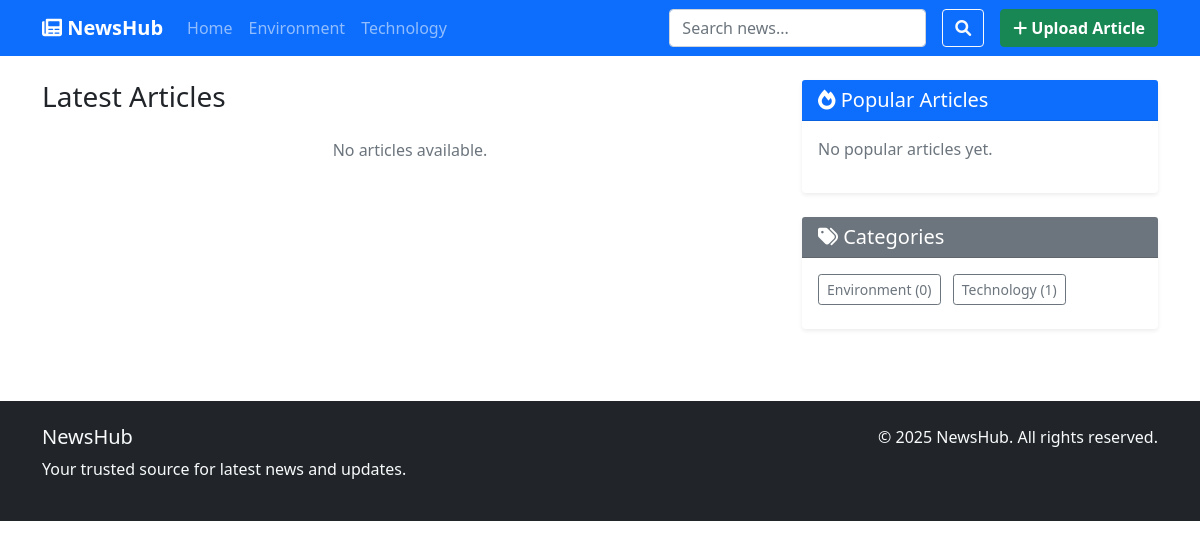
The app's page /, older data.
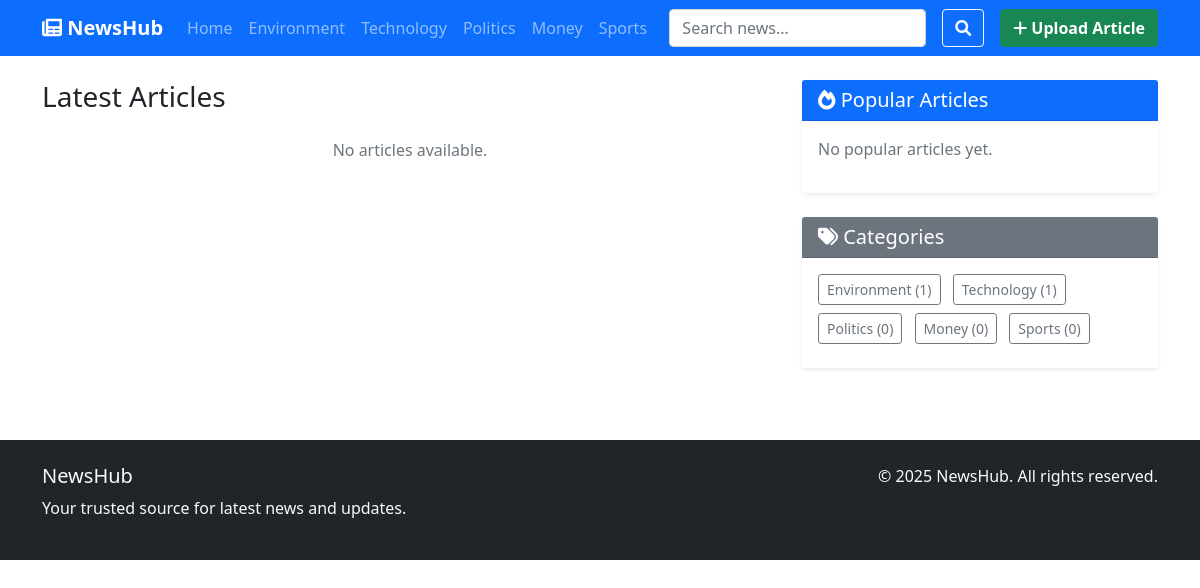
The same page, newer data.
### news/models.py (models this page shows, shortened)
class Category(models.Model):
    name = models.CharField(max_length=100, unique=True)
    description = models.TextField(blank=True)
    created_at = models.DateTimeField(auto_now_add=True)
    class Meta:
        verbose_name_plural = "Categories"
    def get_absolute_url(self):
        return reverse('news:category', kwargs={'category_id': self.pk})

### news/views.py (the view)
# urls.py: path('', views.home, name='home'),
def home(request):
    articles = Article.objects.filter(status='published').select_related('author', 'category')
    categories = Category.objects.all()
    context = {
        'articles': articles,
        'categories': categories,
    }
    return render(request, 'news/home.html', context)

### news/context_processors.py (called while the page is built)
def categories_processor(request):
    return {'categories': Category.objects.all()}

### news/templates/news/home.html (shortened to what the changed rows need)
{% extends 'news/base.html' %}
{% load static %}
{% block content %}
<div class="container">
    <div class="row">
        <div class="col-lg-4">
            <div class="card border-0 shadow-sm">
                <div class="card-body">
                    {% for category in categories %}
                    <a href="{{ category.get_absolute_url }}" class="btn btn-outline-secondary btn-sm me-2 mb-2">
                        {{ category.name }} ({{ category.articles.count }})
                    </a>
                    {% empty %}
                    <p class="text-muted">No categories available.</p>
                    {% endfor %}
                </div>
            </div>
        </div>
    </div>
</div>
{% endblock %}

### news/templates/news/base.html (shortened to what this page needs)
<!DOCTYPE html>
<html lang="en">
<head>
    <link href="https://cdnjs.cloudflare.com/ajax/libs/bootstrap/5.1.3/css/bootstrap.min.css" rel="stylesheet">
    <link href="https://cdnjs.cloudflare.com/ajax/libs/font-awesome/6.0.0/css/all.min.css" rel="stylesheet">
</head>
<body>
    <nav class="navbar navbar-expand-lg navbar-dark bg-primary">
        <div class="container">
            <a class="navbar-brand fw-bold" href="{% url 'news:home' %}">
                <i class="fas fa-newspaper"></i> NewsHub
            </a>
            <div class="collapse navbar-collapse" id="navbarNav">
                <ul class="navbar-nav me-auto">
                    <li class="nav-item">
                        <a class="nav-link" href="{% url 'news:home' %}">Home</a>
                    </li>
                    {% for category in categories %}
                    <li class="nav-item">
                        <a class="nav-link" href="{{ category.get_absolute_url }}">{{ category.name }}</a>
                    </li>
                    {% endfor %}
                </ul>
                <form class="d-flex align-items-center gap-2" method="GET" action="{% url 'news:search' %}">
                    <input class="form-control me-2" type="search" name="q" placeholder="Search news..."
                        value="{{ request.GET.q }}" style="min-width: 180px;">
                    <button class="btn btn-outline-light me-2" type="submit" title="Search">
                        <i class="fas fa-search"></i>
                    </button>
                    <a href="{% url 'news:article_create' %}" class="btn btn-success fw-bold d-flex align-items-center"
                        style="white-space: nowrap;">
                        <i class="fas fa-plus me-1"></i> Upload Article
                    </a>
                </form>
            </div>
        </div>
    </nav>
    <main class="py-4">
        {% block content %}
        {% endblock %}
    </main>
    <footer class="bg-dark text-light py-4 mt-5">
        <div class="container">
            <div class="row">
                <div class="col-md-6">
                    <h5>NewsHub</h5>
                    <p>Your trusted source for latest news and updates.</p>
                </div>
                <div class="col-md-6 text-md-end">
                    <p>&copy; 2025 NewsHub. All rights reserved.</p>
                </div>
            </div>
        </div>
    </footer>
</body>
</html>

Row changes from the older to the newer data that the page shows:
computed for Category "Environment": articles.count "0" → "1"
added Category: name "Politics", articles.count "0"
added Category: name "Money", articles.count "0"
added Category: name "Sports", articles.count "0"
